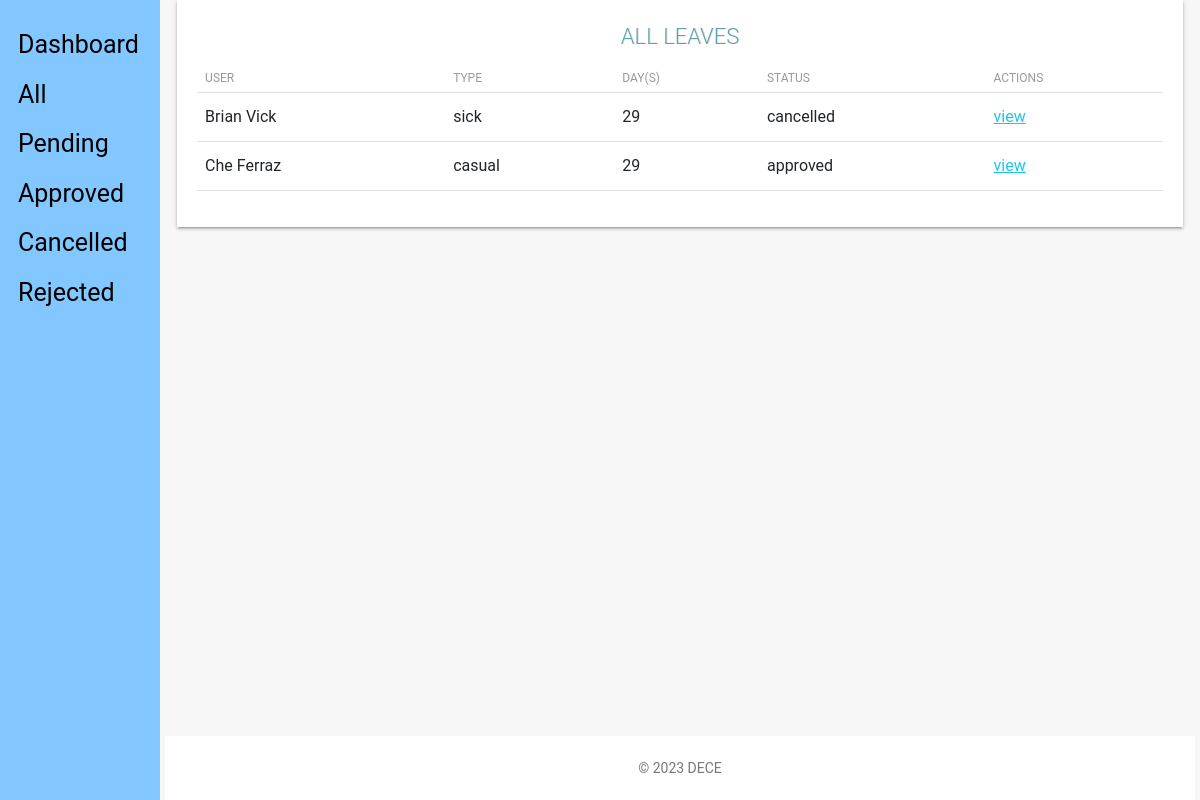
The page /admin_view/leaves/all/ (signed in) on the database as committed earlier.
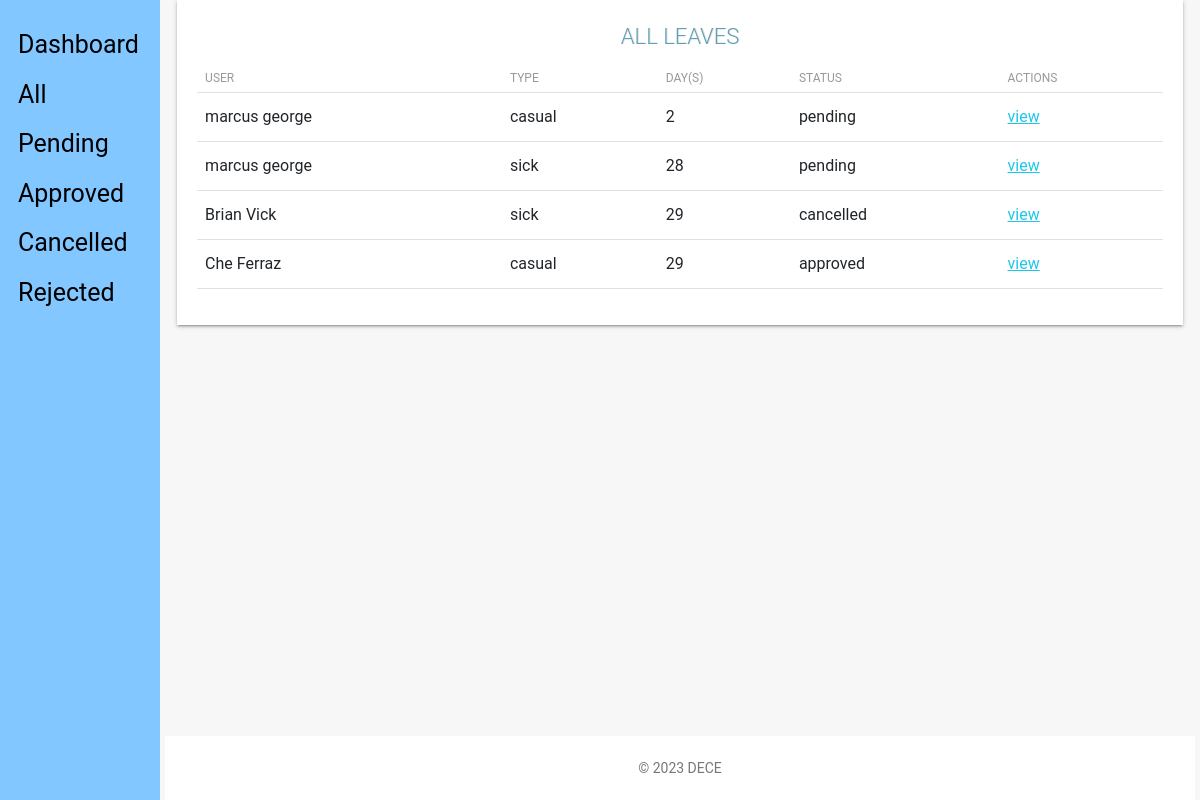
The same page on the database as committed later.
### staff_app/models.py (models this page shows, shortened)
class Leave(models.Model):
    SICK = 'sick'
    CASUAL = 'casual'
    EMERGENCY = 'emergency'
    STUDY = 'study'
    LEAVE_TYPE = (
        (SICK, 'Sick Leave'),
        (CASUAL, 'Casual Leave'),
        (EMERGENCY, 'Emergency Leave'),
        (STUDY, 'Study Leave'),
    )
    DAYS = 30  # Default number of leave days per year
    user = models.ForeignKey(CustomUser, on_delete=models.CASCADE, default=1)
    startdate = models.DateField(verbose_name=_('Start Date'), help_text='leave start date is on ..',
                                 null=True, blank=False)  # Date when the leave period begins
    enddate = models.DateField(verbose_name=_('End Date'), help_text='coming back on ...',
                               null=True, blank=False)  # Date when the leave period ends
    leavetype = models.CharField(
        choices=LEAVE_TYPE, max_length=25, default=SICK, null=True, blank=False)  # Type of leave
    reason = models.CharField(verbose_name=_('Reason for Leave'), max_length=255,
                              help_text='add additional information for leave', null=True, blank=True)  # Optional reason for the leave
    defaultdays = models.PositiveIntegerField(verbose_name=_(
        'Leave days per year counter'), default=DAYS, null=True, blank=True)
    status = models.CharField(max_length=12, default='pending')
    is_approved = models.BooleanField(default=False)
    updated = models.DateTimeField(auto_now=True, auto_now_add=False)
    created = models.DateTimeField(auto_now=False, auto_now_add=True)
    objects = LeaveManager()  # Custom manager for the Leave model
    class Meta:
        verbose_name = _('Leave')
        verbose_name_plural = _('Leaves')
        ordering = ['-created']
    @ property
    def leave_days(self):
        days_count = ''
        startdate = self.startdate
        enddate = self.enddate
        if startdate > enddate:  # if startdate is after enddate, then the dates are invalid
            return
        dates = (enddate - startdate)
        return dates.days
    @ property
    def get_full_name(self):
        user = self.user
        firstname = self.user.first_name
        lastname = self.user.last_name
        fullname = firstname+' '+lastname
        return fullname

### hris_app/models.py (models this page shows)
class CustomUser (AbstractUser):
    ADMINISTRATOR = '1'
    STAFF = '2'
    EMAIL_TO_USER_TYPE_MAP = {
        'administrator': ADMINISTRATOR,
        'staff': STAFF
    }
    user_type_data = ((ADMINISTRATOR, "Administrator"), (STAFF, "Staff"))
    user_type = models.CharField(
        default=1,
        choices=user_type_data,
        max_length=20
    )

### admin_app/views.py (the view)
# urls.py: path('leaves/all/', views.leaves_list, name="leaves"),
def leaves_list(request):
    if not (request.user.is_authenticated and request.user.is_superuser):
        return redirect('hris:home')
    leaves = Leave.objects.all()
    context = {
        'leave_list': leaves,
        'title': 'ALL LEAVES'
    }
    return render(request, "admin/leaves_view.html", context)

### admin_app/managers.py (called while the page is built)
    def get_queryset(self):
        return super().get_queryset()

### templates/admin/leaves_view.html (shortened to what this page needs)
{% extends 'base_leave.html' %}
{% load static %}
{% block content %}
<link type="text/CSS" href="{% static 'css/light-bootstrap-dashboard.css' %}" rel="stylesheet"/>
        <section class="content">
            <section class="container-fluid">
                	<div class="table-responsive table-shadow">
                		<div class="text-center table-description">
                			<h4 class="title-h3" style="color: #60a0b3 !important;
    						text-shadow: 1px 0px rgba(0,0,0,0.11)">{{title}}</h4>
                		</div>
                		<table class="table">
							  <thead>
							    <tr>
							      <th scope="col">User</th>
							      <th scope="col">Type</th>
							      <th scope="col">Day(s)</th>
							      <th scope="col">Status</th>
							      <th scope="col">Actions</th>
							    </tr>
							  </thead>
							  <tbody>
							  	{% for leave in leave_list %}
							    <tr>
							      <td>{{ leave.get_full_name }}</td>
							      <td>{{ leave.leavetype}}</td>
							      <td>{{ leave.leave_days }}</td>
							      <td>{{ leave.status }}</td>
							      <td>
							      	<a href="{% url 'admin_app:leave-employee' leave.id %}">
							      	    <span>view</span>
							      	</a>
							      </td>
							    </tr>
							    {% endfor %}
							  </tbody>
						</table>
					</div>
            </section>
        </section>
 {% endblock %}

### templates/base_leave.html (shortened to what this page needs)
{% load static %}
{% load humanize %}
<!DOCTYPE html>
<html lang="en">
<head>
    <link rel="stylesheet" type="text/CSS" href="{% static "css/bootstrap.min.css" %}">
</head>
<body>
    <div class="sidenav">
        <a href="{% url 'admin_app:admin-home' %}">Dashboard</a>
        <a href="{% url 'admin_app:leaves' %} ">All</a>
        <a href="{% url 'admin_app:leaves-pending' %} ">Pending</a>
        <a href="{% url 'admin_app:leaves-approved' %}">Approved</a>
        <a href="{% url 'admin_app:leaves-cancelled' %}">Cancelled</a>
        <a href="{% url 'admin_app:leaves-rejected' %}">Rejected</a>
    </div>
    <div class="main">
        {% block content %}{% endblock %}
            <footer class="footer">
                <div class="container-fluid">
                    <p class="copyright pull-right">
                        &copy; <script>document.write(new Date().getFullYear())</script> DECE
                    </p>
                </div>
            </footer>
        </div>
</body>
</html>

Rows that differ between the two databases and show on the page:
added Leave: get_full_name "marcus george", leavetype "casual", leave_days "2", status "pending"
added Leave: get_full_name "marcus george", leavetype "sick", leave_days "28", status "pending"
